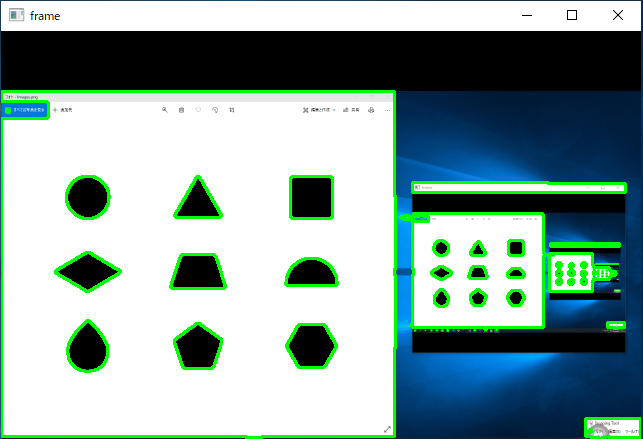
//> input picture ObjectDetection.png, 643 x 439 px, given in place of the camera
$ ./ComputerVision   (built with g++ and OpenCV 4)
//> lines starting //> are read from the running program, lines starting //| are printed output that depends on the picture; after the words box and inside, x2 and y2 are one past the last pixel; in counts of white or black regions, pixels touching at a corner belong together
#include "opencv2/opencv.hpp"

using namespace cv;
using namespace std;

int main()
{
	// Open default web camera
	VideoCapture cap(0);
	if (!cap.isOpened()) {
		return -1;
	}

	// Matrix class for handling image
	Mat frameSrc, frame;

	// Multiple contours, contour is a collection of coordinates
	vector<vector<Point>> contours;

	while (cap.read(frameSrc)) {
//> frameSrc is the input picture: 439 rows x 643 cols, CV_8UC3; mean B, G, R 157.6, 161.8, 136.9

		// Smoothing (Aperture size is 3)
		medianBlur(frameSrc, frame, 3);

		// Grayscale
		cvtColor(frame, frame, COLOR_BGR2GRAY);
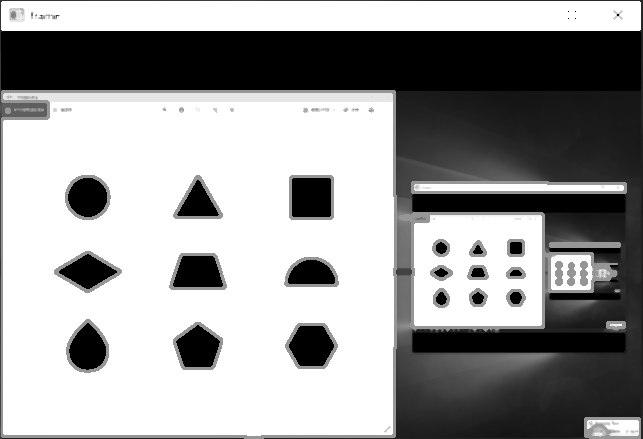
//> frame: 439 rows x 643 cols, CV_8UC1; min 0, max 255, mean 154

		/*
		 * Binarization using Otsu's method
		 * THRESH_BINARY: If the threshold is exceeded, the maximum value is set, otherwise it is 0.
		 */
		threshold(frame, frame, 0, 255, THRESH_BINARY | THRESH_OTSU);
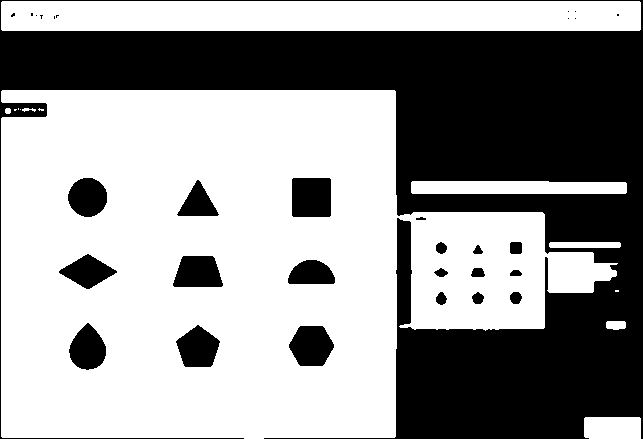
//> frame: 439 rows x 643 cols, CV_8UC1; 59.3% white; 31 black regions (11 under 20 px), largest, box (x1, y1, x2, y2) and area: (0, 0, 643, 439) 103385, (292, 178, 331, 217) 1517, (289, 326, 334, 366) 1389

		/*
		 * Morphological operations (Opening)
		 * The fourth argument Mat() is structure element (kernel) that the default size is 3x3.
		 * The fifth argument Point(-1, -1), the center of the kernel is used as the anchor.
		 * The sixth argument is the number of reductions and expansions.
		 */
		morphologyEx(frame, frame, MORPH_OPEN, Mat(), Point(-1, -1), 1);
//> frame: 439 rows x 643 cols, CV_8UC1; 59.2% white; 30 black regions (10 under 20 px)

		/*
		 * Detect contours
		 * CV_RETR_LIST: Extract all contours present in the image.
		 * CV_CHAIN_APPROX_NONE: Get all coordinates that make up the contour,
		 * adjacent 2 points exist within 8 neighborhoods.
		 */
		findContours(frame, contours, RETR_LIST, CHAIN_APPROX_NONE);
//> contours = 38 contours, 11 with area under 20; largest, box (x1, y1, x2, y2) and area: (1, 90, 398, 439) 136202, (1, 1, 641, 31) 18529, (399, 212, 617, 330) 17666, (411, 181, 627, 194) 2500, (291, 177, 332, 218) 1592

		// Draw the detected contour line in green
		for (auto contour = contours.begin(); contour != contours.end(); contour++) {
			polylines(frameSrc, *contour, true, Scalar(0, 255, 0), 2);
		}
//> this loop made 38 passes
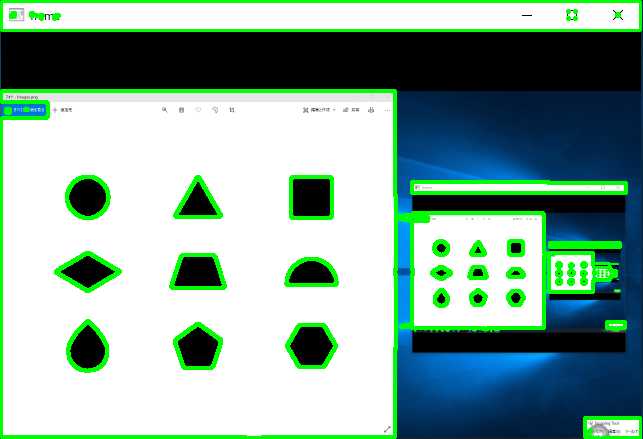
//> frameSrc: 439 rows x 643 cols, CV_8UC3; 3.34% of pixels changed, all inside (x1, y1, x2, y2) = (0, 0, 642, 439)

		// TODO
		vector<Point> approx;
		for (auto contour = contours.begin(); contour != contours.end(); contour++) {
		}

		imshow("frame", frameSrc);

		if (waitKey(30) >= 0) break;
//> the Esc key is pressed
	}

	return 0;
}
